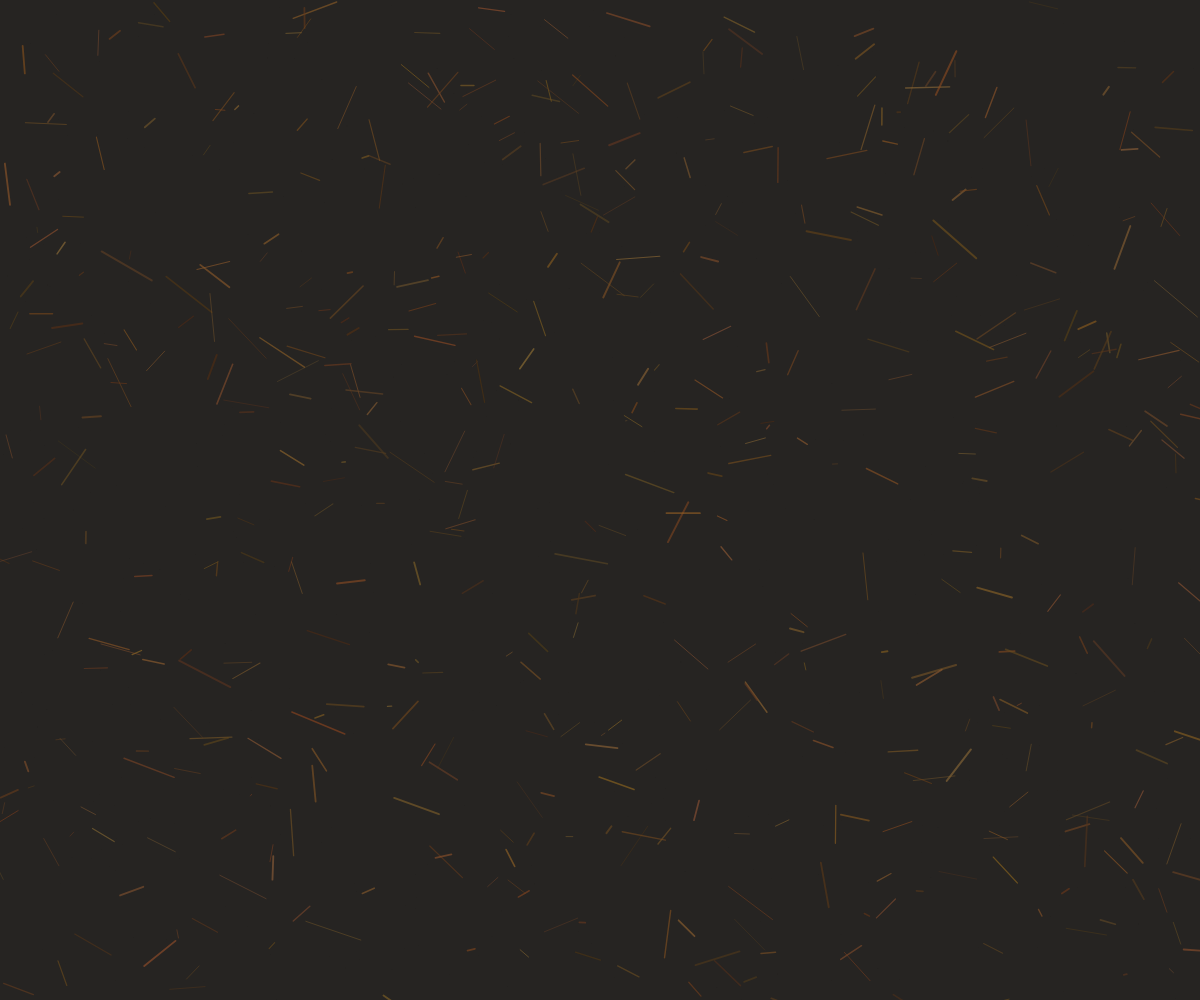
Frame 1 (no input)
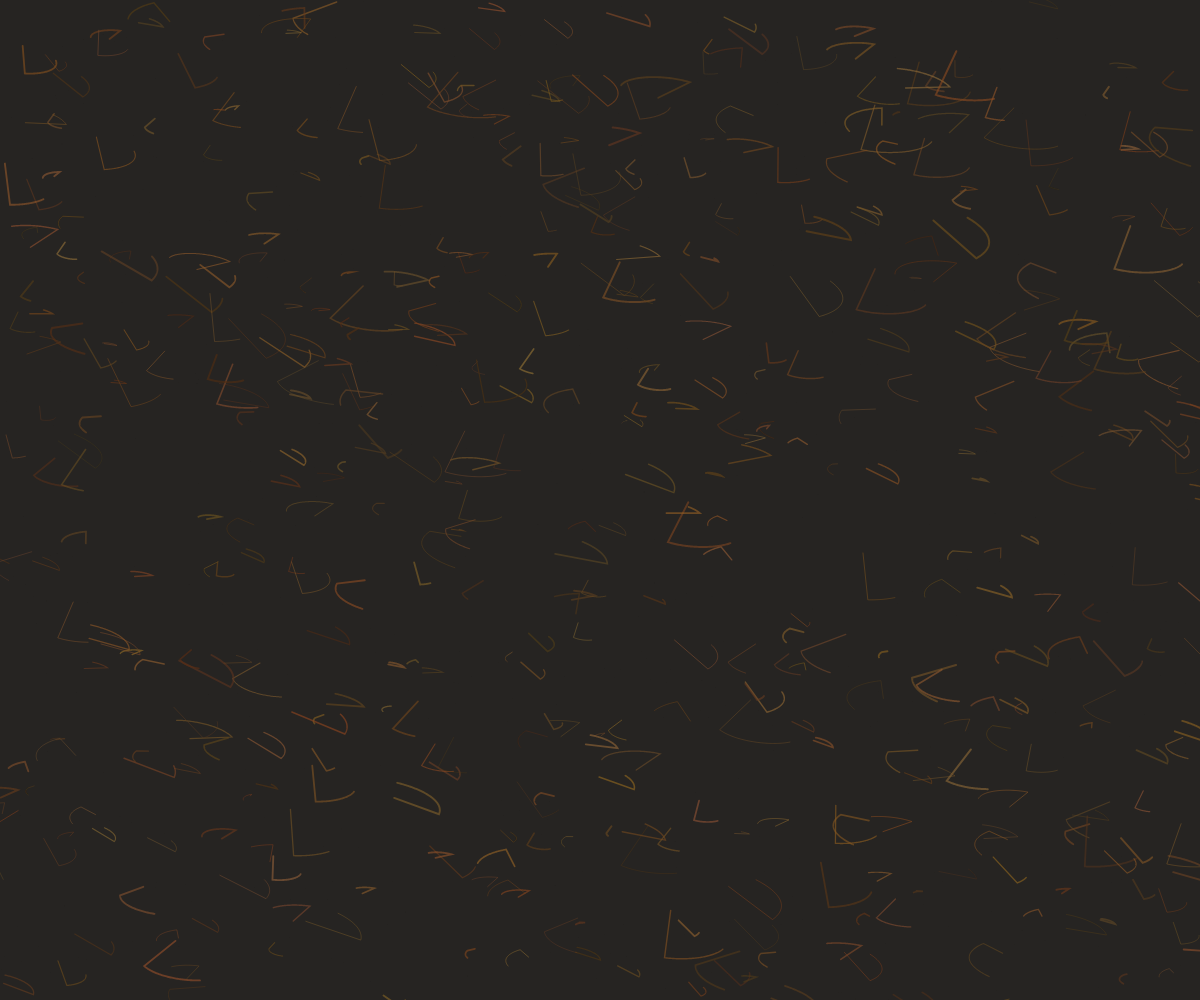
Frame 60 (no input)
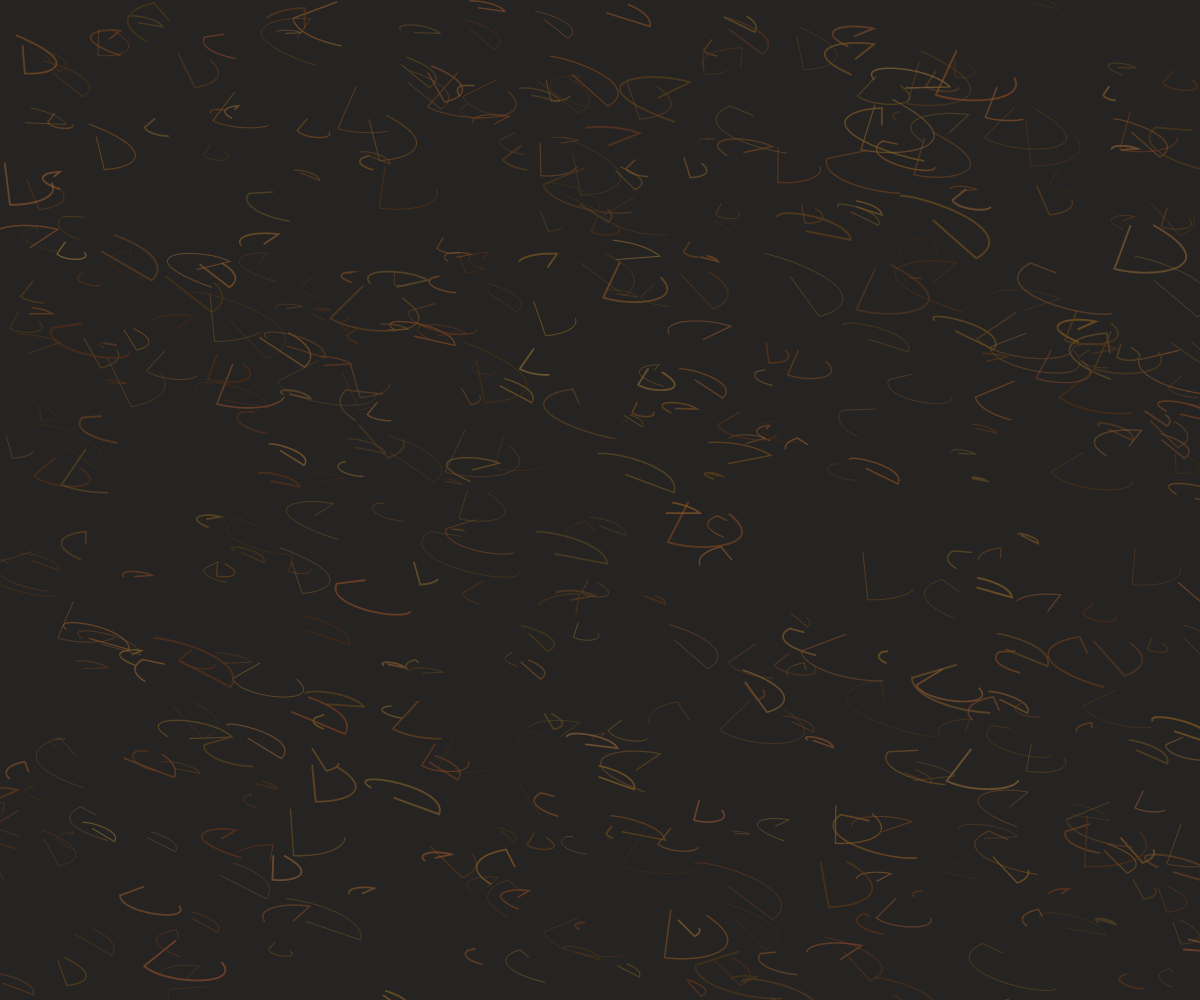
Frame 120 (the mouse pressed at the canvas centre since frame 60)

The p5.js sketch that drew these frames (run headless with seeded random() and noise() and a simulated clock; from frame 60 on, the mouse is pressed at the canvas centre):

// p5.js sketch
// ── sketch.js
let lines = [];
let numLines = 500;
let bgColor;

function setup() {
  createCanvas(windowWidth, windowHeight);
  colorMode(HSB, 360, 100, 100, 1);
  
  // Dark viscous background
  bgColor = color(20, 10, 15);
  
  // Initialize lines with overlapping, sinuous paths
  for (let i = 0; i < numLines; i++) {
    lines.push({
      points: [],
      startX: random(width),
      startY: random(height),
      hue: random(20, 40), // Warm amber/yellow tones
      sat: 60 + random(20),
      bri: 30 + random(30),
      speed: random(0.0005, 0.002),
      amplitude: random(10, 50),
      frequency: random(0.005, 0.02),
      timeOffset: random(TWO_PI),
      pulseOffset: random(TWO_PI),
      lineWidth: random(0.5, 2)
    });
  }
}

function draw() {
  background(bgColor);
  
  // Draw subtle texture on background
  stroke(20, 10, 10);
  strokeWeight(0.3);
  for (let i = 0; i < 500; i++) {
    let x = random(width);
    let y = random(height);
    point(x, y);
  }
  
  // Update and draw each line
  for (let line of lines) {
    if (line.points.length === 0) {
      line.points.push({x: line.startX, y: line.startY});
    }
    
    // Pulsating motion mimicking geothermal activity
    let time = millis() * line.speed;
    let pulse = sin(time * 0.5 + line.pulseOffset) * 0.5 + 0.5;
    let x = line.startX + sin(time + line.timeOffset) * line.amplitude;
    let y = line.startY + cos(time * 0.7 + line.timeOffset) * line.amplitude * 0.7;
    
    // Add some noise for organic flow
    x += noise(time * 0.01, time * 0.02) * 30 - 15;
    y += noise(time * 0.02, time * 0.03) * 30 - 15;
    
    // Apply pulsation to amplitude
    let adjustedAmplitude = line.amplitude * (0.8 + pulse * 0.4);
    x += sin(time * 0.3) * adjustedAmplitude * 0.2;
    y += cos(time * 0.3) * adjustedAmplitude * 0.2;
    
    line.points.push({x, y});
    
    // Limit points to prevent memory issues
    if (line.points.length > 300) {
      line.points.shift();
    }
    
    // Draw the line with translucent beeswax-like color
    stroke(line.hue, line.sat, line.bri, 0.6);
    strokeWeight(line.lineWidth);
    noFill();
    
    beginShape();
    for (let point of line.points) {
      vertex(point.x, point.y);
    }
    endShape();
  }
}

function windowResized() {
  resizeCanvas(windowWidth, windowHeight);
}
